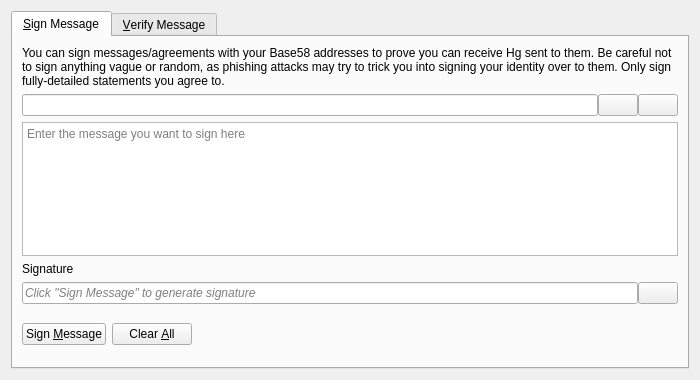
<?xml version="1.0" encoding="UTF-8"?>
<ui version="4.0">
 <class>SignVerifyMessageDialog</class>
 <widget class="QDialog" name="SignVerifyMessageDialog">
  <property name="geometry">
   <rect>
    <x>0</x>
    <y>0</y>
    <width>700</width>
    <height>380</height>
   </rect>
  </property>
  <property name="windowTitle">
   <string>Signatures - Sign / Verify a Message</string>
  </property>
  <property name="modal">
   <bool>true</bool>
  </property>
  <layout class="QVBoxLayout" name="verticalLayout">
   <item>
    <widget class="QTabWidget" name="tabWidget">
     <property name="currentIndex">
      <number>0</number>
     </property>
     <widget class="QWidget" name="tabSignMessage">
      <attribute name="title">
       <string>&amp;Sign Message</string>
      </attribute>
      <layout class="QVBoxLayout" name="verticalLayout_SM">
       <item>
        <widget class="QLabel" name="infoLabel_SM">
         <property name="text">
          <string>You can sign messages/agreements with your Base58 addresses to prove you can receive Hg sent to them. Be careful not to sign anything vague or random, as phishing attacks may try to trick you into signing your identity over to them. Only sign fully-detailed statements you agree to.</string>
         </property>
         <property name="textFormat">
          <enum>Qt::PlainText</enum>
         </property>
         <property name="wordWrap">
          <bool>true</bool>
         </property>
        </widget>
       </item>
       <item>
        <layout class="QHBoxLayout" name="horizontalLayout_1_SM">
         <property name="spacing">
          <number>0</number>
         </property>
         <item>
          <widget class="QValidatedLineEdit" name="addressIn_SM">
           <property name="toolTip">
            <string>The Quicksilver address to sign the message with</string>
           </property>
          </widget>
         </item>
         <item>
          <widget class="QPushButton" name="addressBookButton_SM">
           <property name="toolTip">
            <string>Choose previously used address</string>
           </property>
           <property name="text">
            <string/>
           </property>
           <property name="icon">
            <iconset resource="../quicksilver.qrc">
             <normaloff>:/icons/address-book</normaloff>:/icons/address-book</iconset>
           </property>
           <property name="shortcut">
            <string>Alt+A</string>
           </property>
           <property name="autoDefault">
            <bool>false</bool>
           </property>
          </widget>
         </item>
         <item>
          <widget class="QPushButton" name="pasteButton_SM">
           <property name="toolTip">
            <string>Paste address from clipboard</string>
           </property>
           <property name="text">
            <string/>
           </property>
           <property name="icon">
            <iconset resource="../quicksilver.qrc">
             <normaloff>:/icons/editpaste</normaloff>:/icons/editpaste</iconset>
           </property>
           <property name="shortcut">
            <string>Alt+P</string>
           </property>
           <property name="autoDefault">
            <bool>false</bool>
           </property>
          </widget>
         </item>
        </layout>
       </item>
       <item>
        <widget class="QPlainTextEdit" name="messageIn_SM">
         <property name="toolTip">
          <string>Enter the message you want to sign here</string>
         </property>
         <property name="placeholderText">
          <string>Enter the message you want to sign here</string>
         </property>
        </widget>
       </item>
       <item>
        <widget class="QLabel" name="signatureLabel_SM">
         <property name="text">
          <string>Signature</string>
         </property>
         <property name="textFormat">
          <enum>Qt::PlainText</enum>
         </property>
        </widget>
       </item>
       <item>
        <layout class="QHBoxLayout" name="horizontalLayout_2_SM">
         <property name="spacing">
          <number>0</number>
         </property>
         <item>
          <widget class="QLineEdit" name="signatureOut_SM">
           <property name="placeholderText">
            <string>Click "Sign Message" to generate signature</string>
           </property>
           <property name="font">
            <font>
             <italic>true</italic>
            </font>
           </property>
           <property name="readOnly">
            <bool>true</bool>
           </property>
          </widget>
         </item>
         <item>
          <widget class="QPushButton" name="copySignatureButton_SM">
           <property name="toolTip">
            <string>Copy the current signature to the system clipboard</string>
           </property>
           <property name="text">
            <string/>
           </property>
           <property name="icon">
            <iconset resource="../quicksilver.qrc">
             <normaloff>:/icons/editcopy</normaloff>:/icons/editcopy</iconset>
           </property>
           <property name="autoDefault">
            <bool>false</bool>
           </property>
          </widget>
         </item>
        </layout>
       </item>
       <item>
        <layout class="QHBoxLayout" name="horizontalLayout_3_SM">
         <item>
          <widget class="QPushButton" name="signMessageButton_SM">
           <property name="toolTip">
            <string>Sign the message to prove you own this Quicksilver address</string>
           </property>
           <property name="text">
            <string>Sign &amp;Message</string>
           </property>
           <property name="autoDefault">
            <bool>false</bool>
           </property>
          </widget>
         </item>
         <item>
          <widget class="QPushButton" name="clearButton_SM">
           <property name="toolTip">
            <string>Reset all sign message fields</string>
           </property>
           <property name="text">
            <string>Clear &amp;All</string>
           </property>
           <property name="autoDefault">
            <bool>false</bool>
           </property>
          </widget>
         </item>
         <item>
          <spacer name="horizontalSpacer_1_SM">
           <property name="orientation">
            <enum>Qt::Horizontal</enum>
           </property>
           <property name="sizeHint" stdset="0">
            <size>
             <width>40</width>
             <height>48</height>
            </size>
           </property>
          </spacer>
         </item>
         <item>
          <widget class="QLabel" name="statusLabel_SM">
           <property name="font">
            <font>
             <weight>75</weight>
             <bold>true</bold>
            </font>
           </property>
           <property name="text">
            <string/>
           </property>
           <property name="wordWrap">
            <bool>true</bool>
           </property>
          </widget>
         </item>
         <item>
          <spacer name="horizontalSpacer_2_SM">
           <property name="orientation">
            <enum>Qt::Horizontal</enum>
           </property>
           <property name="sizeHint" stdset="0">
            <size>
             <width>40</width>
             <height>48</height>
            </size>
           </property>
          </spacer>
         </item>
        </layout>
       </item>
      </layout>
     </widget>
     <widget class="QWidget" name="tabVerifyMessage">
      <attribute name="title">
       <string>&amp;Verify Message</string>
      </attribute>
      <layout class="QVBoxLayout" name="verticalLayout_VM">
       <item>
        <widget class="QLabel" name="infoLabel_VM">
         <property name="text">
          <string>Enter the receiver's address, message (ensure you copy line breaks, spaces, tabs, etc. exactly) and signature below to verify the message. Be careful not to read more into the signature than what is in the signed message itself, to avoid being tricked by a man-in-the-middle attack. Note that this only proves the signing party receives with the address, it cannot prove sendership of any transaction!</string>
         </property>
         <property name="textFormat">
          <enum>Qt::PlainText</enum>
         </property>
         <property name="alignment">
          <set>Qt::AlignLeading|Qt::AlignLeft|Qt::AlignTop</set>
         </property>
         <property name="wordWrap">
          <bool>true</bool>
         </property>
        </widget>
       </item>
       <item>
        <layout class="QHBoxLayout" name="horizontalLayout_1_VM">
         <property name="spacing">
          <number>0</number>
         </property>
         <item>
          <widget class="QValidatedLineEdit" name="addressIn_VM">
           <property name="toolTip">
            <string>The Quicksilver address the message was signed with</string>
           </property>
          </widget>
         </item>
         <item>
          <widget class="QPushButton" name="addressBookButton_VM">
           <property name="toolTip">
            <string>Choose previously used address</string>
           </property>
           <property name="text">
            <string/>
           </property>
           <property name="icon">
            <iconset resource="../quicksilver.qrc">
             <normaloff>:/icons/address-book</normaloff>:/icons/address-book</iconset>
           </property>
           <property name="shortcut">
            <string>Alt+A</string>
           </property>
           <property name="autoDefault">
            <bool>false</bool>
           </property>
          </widget>
         </item>
        </layout>
       </item>
       <item>
        <widget class="QPlainTextEdit" name="messageIn_VM">
          <property name="toolTip">
            <string>The signed message to verify</string>
          </property>
          <property name="placeholderText">
            <string>The signed message to verify</string>
          </property>
        </widget>
       </item>
       <item>
        <widget class="QValidatedLineEdit" name="signatureIn_VM">
          <property name="toolTip">
            <string>The signature given when the message was signed</string>
          </property>
          <property name="placeholderText">
            <string>The signature given when the message was signed</string>
          </property>
        </widget>
       </item>
       <item>
        <layout class="QHBoxLayout" name="horizontalLayout_2_VM">
         <item>
          <widget class="QPushButton" name="verifyMessageButton_VM">
           <property name="toolTip">
            <string>Verify the message to ensure it was signed with the specified Quicksilver address</string>
           </property>
           <property name="text">
            <string>Verify &amp;Message</string>
           </property>
           <property name="autoDefault">
            <bool>false</bool>
           </property>
          </widget>
         </item>
         <item>
          <widget class="QPushButton" name="clearButton_VM">
           <property name="toolTip">
            <string>Reset all verify message fields</string>
           </property>
           <property name="text">
            <string>Clear &amp;All</string>
           </property>
           <property name="autoDefault">
            <bool>false</bool>
           </property>
          </widget>
         </item>
         <item>
          <spacer name="horizontalSpacer_1_VM">
           <property name="orientation">
            <enum>Qt::Horizontal</enum>
           </property>
           <property name="sizeHint" stdset="0">
            <size>
             <width>40</width>
             <height>48</height>
            </size>
           </property>
          </spacer>
         </item>
         <item>
          <widget class="QLabel" name="statusLabel_VM">
           <property name="font">
            <font>
             <weight>75</weight>
             <bold>true</bold>
            </font>
           </property>
           <property name="text">
            <string/>
           </property>
           <property name="wordWrap">
            <bool>true</bool>
           </property>
          </widget>
         </item>
         <item>
          <spacer name="horizontalSpacer_2_VM">
           <property name="orientation">
            <enum>Qt::Horizontal</enum>
           </property>
           <property name="sizeHint" stdset="0">
            <size>
             <width>40</width>
             <height>48</height>
            </size>
           </property>
          </spacer>
         </item>
        </layout>
       </item>
      </layout>
     </widget>
    </widget>
   </item>
  </layout>
 </widget>
 <customwidgets>
  <customwidget>
   <class>QValidatedLineEdit</class>
   <extends>QLineEdit</extends>
   <header>qt/qvalidatedlineedit.h</header>
  </customwidget>
 </customwidgets>
 <resources>
  <include location="../quicksilver.qrc"/>
 </resources>
 <connections/>
</ui>
